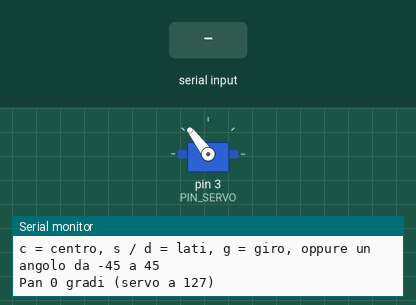
A sketch run on a simulated Arduino Uno, built with avr-gcc and run on an emulated ATmega328P. On the bench: servo, the last lines printed to the serial monitor. The test bench sets the inputs (shaded band).

Above: at 1.2 s.
1.3 s: "g\n" received over Serial
At 1.75 s:
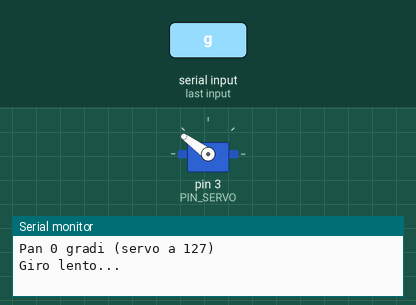
4.3 s: "s\n" received over Serial
At 5.5 s:
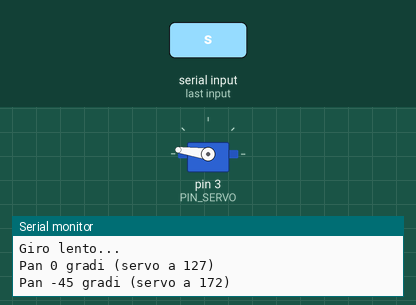
5.8 s: "c\n" received over Serial
At 6.9 s:
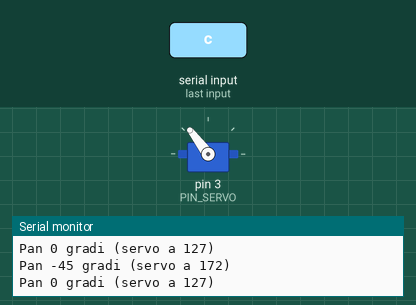
Timing chart, 0 to 8.8 s (numbered marks = the images above; inputs shaded):
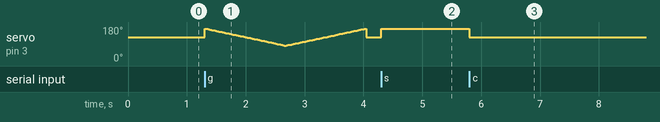

Measured:
- after the input at 4.3 s, servo on pin 3 (PIN_SERVO): 127° → 172° at once
- after the input at 5.8 s, servo on pin 3 (PIN_SERVO): 172° → 127° at once

The sketch:

test_servo.ino
```cpp
// kARt — Test servo SG90 (pan della camera)
// Apri il Monitor Seriale a 115200 baud e scrivi un comando + Invio:
//   c        = centro (camera dritta)
//   s        = tutto a sinistra (visto da dietro)
//   d        = tutto a destra
//   g        = giro completo lento da un lato all'altro e ritorno al centro
//   un numero da -45 a 45 = vai a quell'angolo rispetto al centro (negativo = sinistra, es. -20)

#include <Servo.h>

const int PIN_SERVO = 3;     // filo arancione
const int CENTRO = 127;      // angolo del servo con la sbarretta dritta in avanti (misurato)
const int ESCURSIONE = 45;   // gradi massimi per lato: servo tra 82 e 172

// Sul servo gli angoli minori girano a destra (visto da dietro):
// invertiamo il segno così pan negativo = sinistra, pan positivo = destra
int angoloServo(int pan) { return CENTRO - pan; }

Servo servo;

// pan: angolo rispetto al centro, da -ESCURSIONE a +ESCURSIONE
void vaiA(int pan) {
  pan = constrain(pan, -ESCURSIONE, ESCURSIONE);
  servo.write(angoloServo(pan));
  Serial.print(F("Pan "));
  Serial.print(pan);
  Serial.print(F(" gradi (servo a "));
  Serial.print(angoloServo(pan));
  Serial.println(F(")"));
}

void giro() {
  Serial.println(F("Giro lento..."));
  for (int p = -ESCURSIONE; p <= ESCURSIONE; p++) { servo.write(angoloServo(p)); delay(15); }
  for (int p = ESCURSIONE; p >= -ESCURSIONE; p--) { servo.write(angoloServo(p)); delay(15); }
  vaiA(0);
}

void setup() {
  Serial.begin(115200);
  servo.attach(PIN_SERVO);
  Serial.println(F("kARt test servo pronto."));
  Serial.println(F("c = centro, s / d = lati, g = giro, oppure un angolo da -45 a 45"));
  vaiA(0);
}

void loop() {
  if (!Serial.available()) return;

  String riga = Serial.readStringUntil('\n');
  riga.trim();
  if (riga.length() == 0) return;

  if (riga == "c") vaiA(0);
  else if (riga == "s") vaiA(-ESCURSIONE);
  else if (riga == "d") vaiA(ESCURSIONE);
  else if (riga == "g") giro();
  else if (isDigit(riga.charAt(0)) || riga.charAt(0) == '-') vaiA(riga.toInt());
  else Serial.println(F("Comando sconosciuto"));
}
```
